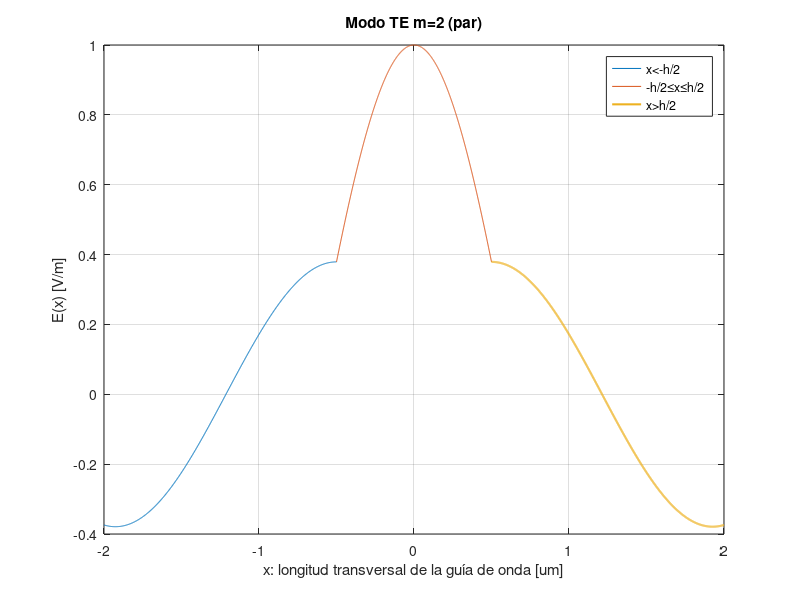

MATLAB code for this plot:
clc, close all, clear all

%Gráfica de campo eléctrico
%Parámetros
%Todas las unidades en um
a=4.1;                  %radius in um
n1=1.4568527308462205;  %core (germanio)
n2=1.450417399464332;   %cladding (sílice)
h=1;     %grosor del core
lambda=1; %longitud de onda
k0=2*pi/lambda;  %numero de onda

%modos TE
theta=1.309585;   %m=0 par
% theta=1.038322; %m=1 impar
% theta=0.765508; %m=2 par

beta= k0*n1*sin(theta);
gamma_x=sqrt((beta).^2 -(n2^2)*(k0^2));
k_x=sqrt((n1^2)*(k0^2) -(beta).^2);

%soluciones pares
A1=@(x) cos(k_x*(h/2)).*exp(-gamma_x.*(abs(x)-(h/2)));
A2=@(x) cos(k_x.*x);

%soluciones impares
% A1=@(x) sin(k_x*(h/2)).*(x/(abs(x))).*exp(-gamma_x.*(abs(x)-(h/2)));
% A2=@(x) sin(k_x.*x);

%Plot
x1=linspace(-2,-0.5,1000);
x2=linspace(-0.5,0.5,1000);
x3=linspace(0.5,2,1000);
figure('Name','Campo eléctrico'), plot(x1,A1(x1),x2,A2(x2),x3,A1(x3),'LineWidth',1.5), grid on
legend('x<-h/2','-h/2≤x≤h/2','x>h/2','Location','best')
title('Modo TE m=2 (par)')
xlabel('x: longitud transversal de la guía de onda [um]') 
ylabel('E(x) [V/m]')